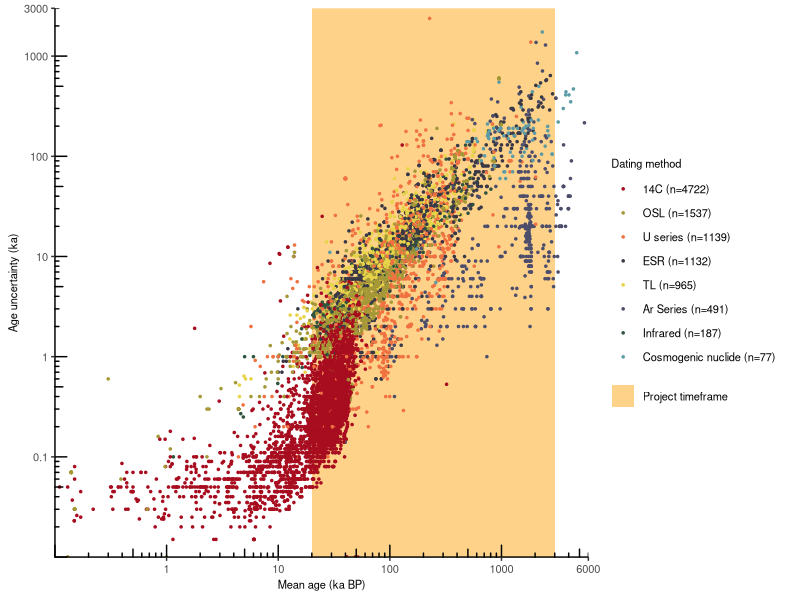
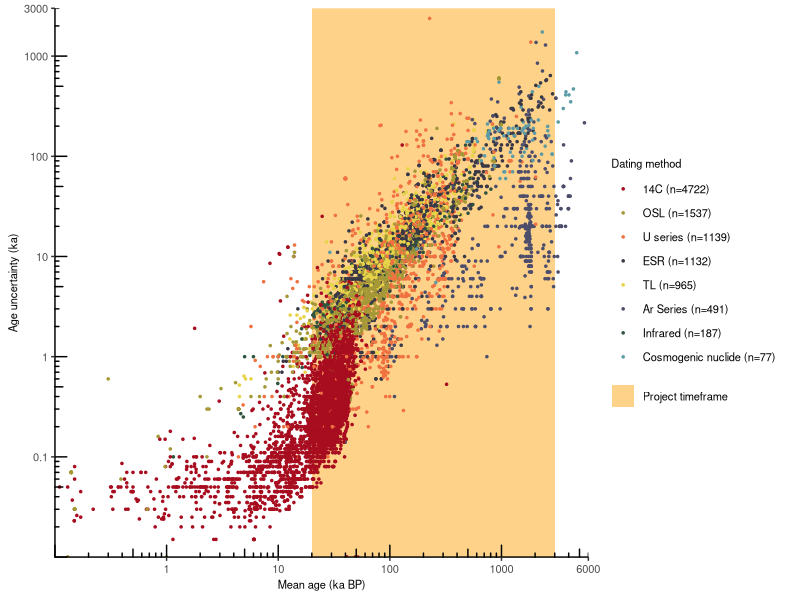

These charts were generated, in order, by the following R code:
library(tidyverse)
library(readr)

# Import data
table1 <- read_delim("fig_coverage_temporal/road_coverage_arch_layer_age.csv", 
                      delim = ";", escape_double = FALSE, trim_ws = TRUE, 
                      skip = 1) %>% 
  mutate(age_range=pmax(positive_standard_deviation, negative_standard_deviation)) %>% 
  select(age_mean=age, age_range, dating_method)

table2 <- read_delim("fig_coverage_temporal/road_coverage_assemblage_layer_age.csv", 
                      delim = ";", escape_double = FALSE, trim_ws = TRUE, 
                      skip = 1) %>% 
  mutate(age_range=pmax(positive_standard_deviation, negative_standard_deviation)) %>% 
  select(age_mean=age, age_range, dating_method)

table3 <- read_delim("fig_coverage_temporal/road_coverage_geo_layer_age.csv", 
                      delim = ";", escape_double = FALSE, trim_ws = TRUE, 
                      skip = 1) %>% 
  mutate(age_range=pmax(positive_standard_deviation, negative_standard_deviation)) %>% 
  select(age_mean=age, age_range, dating_method)

table <- rbind(table1, table2, table3)
table <- table %>% mutate(dating_method=recode(dating_method,
                                                    '14C (radiocarbon) dating'='14C',
                                                    'OSL (optically stimulated thermoluminescence) dating' = 'OSL',
                                                    'U series (uranium-thorium) dating'='U series',
                                                    'ESR (electron spin resonance) dating' = 'ESR',
                                                    'TL (thermoluminescence) dating'='TL',
                                                    'ESR (electron spin resonance) dating, U series (uranium-thorium) dating' = 'Multiple methods',
                                                    'Ar/Ar (argon-argon) dating'='Ar Series',
                                                    'IRSL (infrared stimulated luminescence) dating'='Infrared',
                                                    'AAR (amino acid racemization) dating'='Other',
                                                    'IRSL post-IR (post-infrared infrared stimulated luminescence) dating'='Infrared',
                                                    'U series (uranium-lead) dating'='U series',
                                                    'K/Ar (potassium-argon) dating'='Ar Series',
                                                    'unknown'='Unknown',
                                                    'Al/Be (aluminum-beryllium) dating'='Cosmogenic nuclide',
                                                    'cosmogenic nuclide dating'='Cosmogenic nuclide',
                                                    'biostratigraphy'='Other',
                                                    'IRSL (infrared stimulated luminescence) dating, TL (thermoluminescence) dating'= 'Multiple methods',
                                                    'oxygen isotope stratigraphy, magnetic susceptibility'='Other',
                                                    'ESR (electron spin resonance) dating, U series (uranium-lead) dating, U series (uranium-thorium) dating'='Multiple methods',
                                                    'magnetostratigraphy'='Other',
                                                    '14C (radiocarbon) dating, ESR (electron spin resonance) dating'='Multiple methods',
                                                    'geology'='Other',
                                                    'IR-RF (infrared radiofluorescence) dating'='Infrared',
                                                    'ITL (isothermal thermoluminescence) dating'='TL',
                                                    'oxygen isotope stratigraphy'='Other',
                                                    'fission track dating'='Other',
                                                    'OSL (optically stimulated thermoluminescence) dating, IRSL (infrared stimulated luminescence) dating, TL (thermoluminescence) dating'='Multiple methods',
                                                    'magnetic susceptibility'='Other',
                                                    'OSL (optically stimulated thermoluminescence) dating, TL (thermoluminescence) dating'= 'Multiple methods',
                                                    'Al/Be (aluminum-beryllium) dating, cosmogenic nuclide dating'='Multiple methods',
                                                    'obsidian hydration dating'='Other',
                                                    'TL (thermoluminescence) dating, IRSL (infrared stimulated luminescence) dating'='Multiple methods',
                                                    'Ar/Ar (argon-argon) dating, geology' = 'Ar Series',
                                                    'geology, magnetostratigraphy'='Other',
                                                    'IRSL (infrared stimulated luminescence) dating, OSL (optically stimulated thermoluminescence) dating'='Multiple methods',
                                                    'Rb/Sr (rubidium-strontium) dating'='Other',
                                                    'tephrostratigraphy'='Other'))
                                                        
table$dating_method <- table$dating_method %>% replace_na('Unknown')
nrow(table) # total number of 'temporal information'

table <- table %>% 
  filter(!dating_method %in% c('Multiple methods', 'Other', 'Unknown'))
table <- table %>% 
  filter(!age_range==1000000) %>% 
  mutate(dating_method = factor(dating_method, levels=table %>% count(dating_method, sort=T) %>% pull(dating_method)))  # Reorder factor by size


table %>% count(dating_method, sort=T)
nrow(table)

## Theme
theme_pub <-  function(){
  list(theme_classic(),
       theme(text=element_text(size=8), #change font size of all text
             axis.text=element_text(size=8), #change font size of axis text
             axis.title=element_text(size=8), #change font size of axis titles
             plot.title=element_text(size=8), #change font size of plot title
             legend.text=element_text(size=8), #change font size of legend text
             legend.title=element_text(size=8)
       ))
}

color_discrete <- c('#a70d1f','#a59837','#f07241','#383846','#e7d448','#4d4e6b','#2e5440','#5d9ca5')
label_discrete <- paste0(levels(table$dating_method),' (n=',table %>% count(dating_method, sort=T) %>% pull(n),')')  # Combine names with n

# Plot ----

plt1 <- ggplot()+
  #coord_fixed()+
  geom_rect(aes(xmin = 20000, xmax = 3000000, ymin = 0, ymax = Inf, fill='scope'))+
  geom_point(data=table, aes(x=age_mean, y=age_range, color=dating_method), alpha=1, shape=20, size=1)+
  scale_x_log10(breaks = c(1000, 10000, 100000, 1000000, 6000000), limits=c(100,6000000),
                labels = c(1, 10, 100, 1000, 6000), expand = c(0,0))+
  scale_y_log10(breaks = c(100, 1000, 10000, 100000, 1000000, 3000000), limits=c(10,3000000),
                labels = c(.1, 1, 10, 100, 1000, 3000), expand = c(0,0))+
  annotation_logticks()+
  labs(x='Mean age (ka BP)', y='Age uncertainty (ka)')+
  scale_fill_manual(name=NULL,
                    values = '#FFD28A',
                    labels = c('Project timeframe'),
                    guide = guide_legend(override.aes = list(alpha = 1)))+
  scale_color_manual(name='Dating method', values=color_discrete, labels=label_discrete)+
  theme_pub()+
  theme(legend.position='right',
    #legend.background = element_rect(fill='#FFFFFF00',
    #                                 size=.5, linetype="solid", 
    #                                 colour = NA),
    #legend.key=element_blank(),
    legend.spacing.y = unit(0, 'pt'),
    panel.grid.minor = element_blank(),
    panel.grid.major = element_blank(),
    plot.margin = margin(l=6, t=6, b=6, r=12, 'pt'))+
  guides(color = guide_legend(ncol = 1, byrow = TRUE))

plt1
ggsave('fig_coverage_temporal/fig_coverage_temporal.png', width=180, height=110, units='mm', dpi=300)


#https://colordesigner.io/gradient-generator